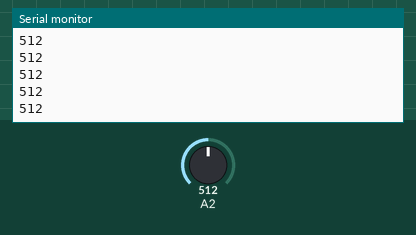
Recording of a sketch running on a simulated Arduino Uno, built with avr-gcc and run on an emulated ATmega328P. Parts: the last lines printed to the serial monitor. Inputs (shaded band) come from the test bench; at power-on: A2 = 512.

Above: at 1.2 s.
1.3 s: A2 set to 716
At 2.2 s:
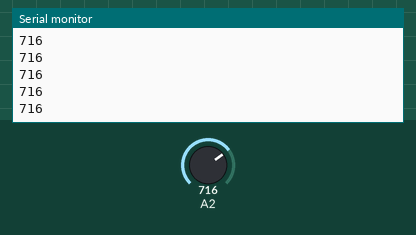
2.8 s: A2 set to 900
At 3.4 s:
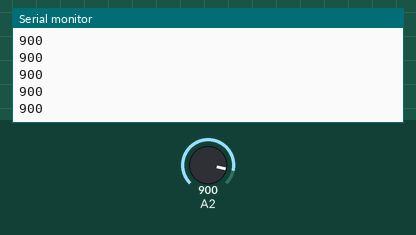
Timing chart, 0 to 5.8 s (numbered marks = the images above; inputs shaded):
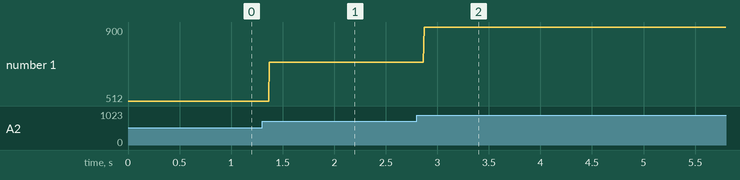

Measured:
- after the input at 1.3 s, the serial monitor: prints a new line after 0.07 s (image 1)
- after the input at 2.8 s, the serial monitor: prints a new line after 0.07 s (image 2)
- plotted number 1: 512 → 716 after the input at 1.3 s, 716 → 900 after the input at 2.8 s

The sketch:

programa.ino
```cpp
void setup() {
  Serial.begin(9600);
}

void loop() {
  Serial.println(analogRead(A2));
  delayMicroseconds(1000);
}
```
